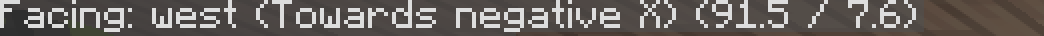
#> input picture smtholdversion/MineCraftGUI/TextRecognition/debug/screenshot_position.png, 522 x 18 px, found by its file name (shown 2 times larger)
$ python TextRecognition.py
#> lines starting #> are read from the running program, lines starting #| are printed output that depends on the picture

import time
import pyautogui
import subprocess
from PIL import Image, ImageEnhance


MINUS =[[' ', ' ', ' ', ' ', ' '],
        [' ', ' ', ' ', ' ', ' '],
        [' ', ' ', ' ', ' ', ' '],
        ['#', '#', '#', '#', '#'],
        [' ', ' ', ' ', ' ', ' '],
        [' ', ' ', ' ', ' ', ' '],
        [' ', ' ', ' ', ' ', ' ']]

ZERO = [[' ', '#', '#', '#', ' ',],
        ['#', ' ', ' ', ' ', '#',],
        ['#', ' ', ' ', '#', '#',],
        ['#', ' ', '#', ' ', '#',],
        ['#', '#', ' ', ' ', '#',],
        ['#', ' ', ' ', ' ', '#' ],
        [' ', '#', '#', '#', ' ' ]]

ONE =  [[' ', ' ', '#', ' ', ' '],
        [' ', '#', '#', ' ', ' '],
        [' ', ' ', '#', ' ', ' '],
        [' ', ' ', '#', ' ', ' '],
        [' ', ' ', '#', ' ', ' '],
        [' ', ' ', '#', ' ', ' '],
        ['#', '#', '#', '#', '#']]

TWO =  [[' ', '#', '#', '#', ' ',],
        ['#', ' ', ' ', ' ', '#',],
        [' ', ' ', ' ', ' ', '#',],
        [' ', ' ', '#', '#', ' ',],
        [' ', '#', ' ', ' ', ' ',],
        ['#', ' ', ' ', ' ', '#',],
        ['#', '#', '#', '#', '#' ]]

THREE =[[' ', '#', '#', '#', ' '],
        ['#', ' ', ' ', ' ', '#'],
        [' ', ' ', ' ', ' ', '#'],
        [' ', ' ', '#', '#', ' '],
        [' ', ' ', ' ', ' ', '#'],
        ['#', ' ', ' ', ' ', '#'],
        [' ', '#', '#', '#', ' ']]

FOUR = [[' ', ' ', ' ', '#', '#',],
        [' ', ' ', '#', ' ', '#',],
        [' ', '#', ' ', ' ', '#',],
        ['#', ' ', ' ', ' ', '#',],
        ['#', '#', '#', '#', '#',],
        [' ', ' ', ' ', ' ', '#',],
        [' ', ' ', ' ', ' ', '#' ]]

FIVE = [['#', '#', '#', '#', '#'],
        ['#', ' ', ' ', ' ', ' '],
        ['#', '#', '#', '#', ' '],
        [' ', ' ', ' ', ' ', '#'],
        [' ', ' ', ' ', ' ', '#'],
        ['#', ' ', ' ', ' ', '#'],
        [' ', '#', '#', '#', ' ']]

SIX = [[' ', ' ', '#', '#', ' ',],
       [' ', '#', ' ', ' ', ' ',],
       ['#', ' ', ' ', ' ', ' ',],
       ['#', '#', '#', '#', ' ',],
       ['#', ' ', ' ', ' ', '#',],
       ['#', ' ', ' ', ' ', '#',],
       [' ', '#', '#', '#', ' ' ]]

SEVEN = [['#', '#', '#', '#', '#',],
        ['#', ' ', ' ', ' ', '#',],
        [' ', ' ', ' ', ' ', '#',],
        [' ', ' ', ' ', '#', ' ',],
        [' ', ' ', '#', ' ', ' ',],
        [' ', ' ', '#', ' ', ' ',],
        [' ', ' ', '#', ' ', ' ' ]]

EIGHT =[[' ', '#', '#', '#', ' '],
        ['#', ' ', ' ', ' ', '#'],
        ['#', ' ', ' ', ' ', '#'],
        [' ', '#', '#', '#', ' '],
        ['#', ' ', ' ', ' ', '#'],
        ['#', ' ', ' ', ' ', '#'],
        [' ', '#', '#', '#', ' ']]

NINE = [[' ', '#', '#', '#', ' ',],
        ['#', ' ', ' ', ' ', '#',],
        ['#', ' ', ' ', ' ', '#',],
        [' ', '#', '#', '#', '#',],
        [' ', ' ', ' ', ' ', '#',],
        [' ', ' ', ' ', '#', ' ',],
        [' ', '#', '#', ' ', ' ' ]]

ARR_SIGN = [MINUS, ZERO, ONE, TWO, THREE, FOUR, FIVE, SIX, SEVEN, EIGHT, NINE]


POINT0=[[' ', ' ', ' ', '#', '#'],
        [' ', ' ', '#', ' ', ' '],
        [' ', ' ', '#', ' ', ' '],
        [' ', ' ', '#', ' ', '#'],
        [' ', ' ', '#', '#', ' '],
        [' ', ' ', '#', ' ', ' '],
        ['#', ' ', ' ', '#', '#']]

POINT1=[[' ', ' ', ' ', ' ', '#'],
        [' ', ' ', ' ', '#', '#'],
        [' ', ' ', ' ', ' ', '#'],
        [' ', ' ', ' ', ' ', '#'],
        [' ', ' ', ' ', ' ', '#'],
        [' ', ' ', ' ', ' ', '#'],
        ['#', ' ', '#', '#', '#']]

POINT2=[[' ', ' ', ' ', '#', '#'],
        [' ', ' ', '#', ' ', ' '],
        [' ', ' ', ' ', ' ', ' '],
        [' ', ' ', ' ', ' ', '#'],
        [' ', ' ', ' ', '#', ' '],
        [' ', ' ', '#', ' ', ' '],
        ['#', ' ', '#', '#', '#']]

POINT3=[[' ', ' ', ' ', '#', '#'],
        [' ', ' ', '#', ' ', ' '],
        [' ', ' ', ' ', ' ', ' '],
        [' ', ' ', ' ', ' ', '#'],
        [' ', ' ', ' ', ' ', ' '],
        [' ', ' ', '#', ' ', ' '],
        ['#', ' ', ' ', '#', '#']]

POINT4=[[' ', ' ', ' ', ' ', ' '],
        [' ', ' ', ' ', ' ', '#'],
        [' ', ' ', ' ', '#', ' '],
        [' ', ' ', '#', ' ', ' '],
        [' ', ' ', '#', '#', '#'],
        [' ', ' ', ' ', ' ', ' '],
        ['#', ' ', ' ', ' ', ' ']]

POINT5=[[' ', ' ', '#', '#', '#'],
        [' ', ' ', '#', ' ', ' '],
        [' ', ' ', '#', '#', '#'],
        [' ', ' ', ' ', ' ', ' '],
        [' ', ' ', ' ', ' ', ' '],
        [' ', ' ', '#', ' ', ' '],
        ['#', ' ', ' ', '#', '#']]

POINT6=[[' ', ' ', ' ', ' ', '#'],
        [' ', ' ', ' ', '#', ' '],
        [' ', ' ', '#', ' ', ' '],
        [' ', ' ', '#', '#', '#'],
        [' ', ' ', '#', ' ', ' '],
        [' ', ' ', '#', ' ', ' '],
        ['#', ' ', ' ', '#', '#']]

POINT7=[[' ', ' ', '#', '#', '#'],
        [' ', ' ', '#', ' ', ' '],
        [' ', ' ', ' ', ' ', ' '],
        [' ', ' ', ' ', ' ', ' '],
        [' ', ' ', ' ', ' ', '#'],
        [' ', ' ', ' ', ' ', '#'],
        ['#', ' ', ' ', ' ', '#']]

POINT8=[[' ', ' ', ' ', '#', '#'],
        [' ', ' ', '#', ' ', ' '],
        [' ', ' ', '#', ' ', ' '],
        [' ', ' ', ' ', '#', '#'],
        [' ', ' ', '#', ' ', ' '],
        [' ', ' ', '#', ' ', ' '],
        ['#', ' ', ' ', '#', '#']]

POINT9=[[' ', ' ', ' ', '#', '#'],
        [' ', ' ', '#', ' ', ' '],
        [' ', ' ', '#', ' ', ' '],
        [' ', ' ', ' ', '#', '#'],
        [' ', ' ', ' ', ' ', ' '],
        [' ', ' ', ' ', ' ', ' '],
        ['#', ' ', ' ', '#', '#']]

SLASH= [[" ", " ", " ", " ", "#",],
        [" ", " ", " ", "#", " ",],
        [" ", " ", " ", "#", " ",],
        [" ", " ", "#", " ", " ",],
        [" ", "#", " ", " ", " ",],
        [" ", "#", " ", " ", " ",],
        ["#", " ", " ", " ", " ",],]

POINTS = [POINT0, POINT1, POINT2, POINT3, POINT4, POINT5, POINT6, POINT7, POINT8, POINT9]

HEIGHT = 7
WIDTH = 5
SIGNS = ["-", "0", "1", "2", "3", "4", "5", "6", "7", "8", "9"]


class TextRecognition:

    def __init__(self, rect, screen_path):
        self.rect_coord = rect
        self.screen_path = "TextRecognition/debug/" + screen_path

    def save_screenshot(self):
        pyautogui.screenshot(region=self.rect_coord).save(self.screen_path)

    def crop_image(self, img):
        import pprint
        # Получите объект, позволяющий работать с пикселями
        pixels = img.load()

        text = [""]
        axis = 0

        offset_z = 1
        z = 0

        while z <= self.rect_coord[2] // 2 - WIDTH:
            offset_z = 1
            number = []
            for y in range(HEIGHT):
                arr = []
                for x in range(WIDTH):
                    x += z

                    if pixels[x, y] == (255, 255, 255):
                        arr.append("#")
                    else:
                        arr.append(" ")

                number.append(arr)


            # pprint.pprint(number)
            if number in ARR_SIGN:
                text[axis] += SIGNS[ARR_SIGN.index(number)]
                offset_z += 5

            if number in POINTS:
                text[axis] += "."

            if number == SLASH:
                text.append("")
                axis += 1

            z += offset_z

        return text

    def get_text(self):
        # Сохранение скрина
        self.save_screenshot()

        # Открытие файла
        image = Image.open(self.screen_path)
#> image is the input picture: PIL image 522x18 RGB; mean R, G, B 103.3, 97.5, 93.9
        # Усиливаем контраст
        image = ImageEnhance.Contrast(image).enhance(2)
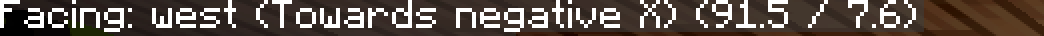
#> image: PIL image 522x18 RGB (shown 2 times larger); mean R, G, B 91.5, 80, 72.6

        # Уменьшаем 2
        image = image.resize((self.rect_coord[2] // 2, self.rect_coord[3] // 2), Image.NEAREST)

        # Сохранение для просмотра ошибок
        image.save("TextRecognition/debug/test.png")
        # image.show()

        return self.crop_image(image)


    # [10 lines of commented-out code are left out]


if __name__ == "__main__":
    recog_pos = TextRecognition((2, 108, 360, 18), "screenshot_position.png")
    print(recog_pos.get_text())
